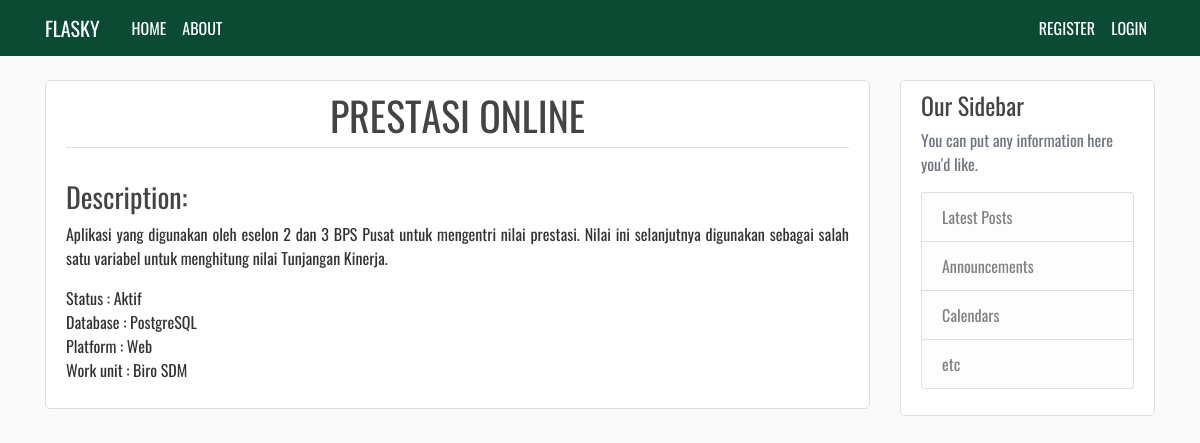
The app's page /apk/4 with its own data.
### mysite/models.py (models this page shows, shortened)
class Application(db.Model):
    id = db.Column(db.Integer, primary_key=True)
    name = db.Column(db.String(30), unique=True)
    description = db.Column(db.Text, nullable=False)
    status = db.Column(db.String(20), nullable=False)
    platform = db.Column(db.String(30), nullable=False)
    database = db.Column(db.String(30), nullable=False)
    user_id = db.Column(db.Integer, db.ForeignKey('user.id'), nullable=False)
    date_posted = db.Column(db.DateTime, nullable=False, default=datetime.utcnow)

### mysite/routes.py (the view)
@app.route('/apk/<int:apk_id>')
def apk(apk_id):
    apk = Application.query.get_or_404(apk_id)
    return render_template('apk.html', title='Application', apk=apk)

### mysite/templates/apk.html
{% extends "base.html" %}
{% block content %}
  <div class="content-section">
    <h1 style="text-align: center;" class="border-bottom pb-2">{{ apk.name|upper }}</h1><br>
    <h3>Description:</h3>
    <p style="text-align: justify;">{{ apk.description }}</p>
    <p>
      Status : {{ apk.status }}<br>
      Database : {{ apk.database }}<br>
      Platform : {{ apk.platform }}<br>
      Work unit : Biro SDM
    </p>
  </div>
{% endblock content %}

### mysite/static/style.css (style rules this page uses)
body { background: #fafafa; color: #333333; margin-top: 5rem; }
body { font-family: "Oswald", sans-serif; }
h1, h2, h3, h4, h5, h6 { color: #444444; }
.content-section { background: #ffffff; padding: 10px 20px; border: 1px solid #dddddd; border-radius: 5px; margin-bottom: 20px; }

### records on screen
Application: name "PRESTASI ONLINE", description "Aplikasi yang digunakan oleh eselon 2 dan 3 BPS Pusat untuk mengentri nilai prestasi. Nilai ini selanjutnya digunakan sebagai salah satu variabel untuk menghitung nilai Tunjangan Kinerja.", status "Aktif", database "PostgreSQL", platform "Web"
